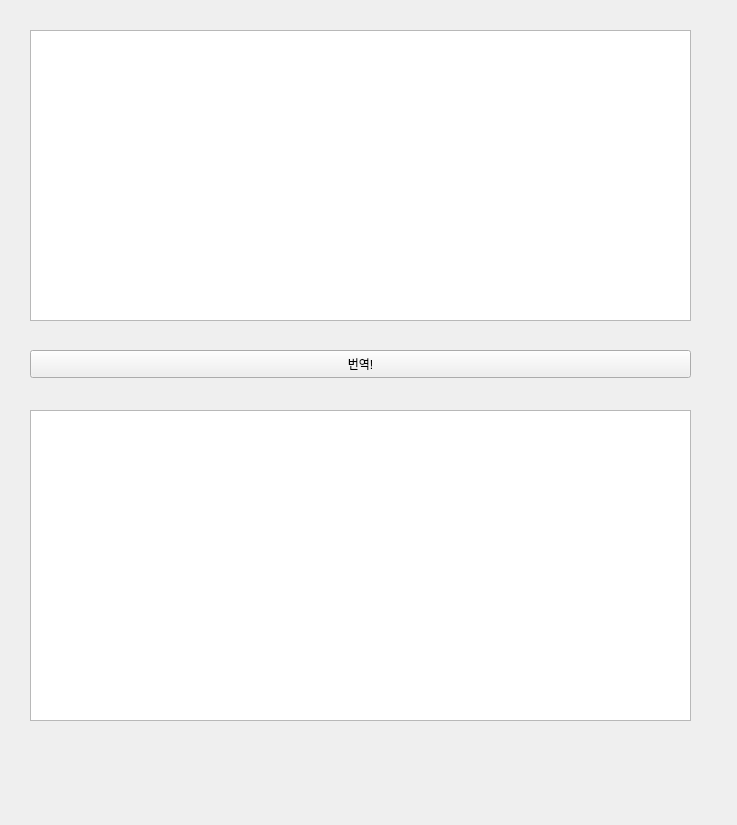
<?xml version="1.0" encoding="UTF-8"?>
<ui version="4.0">
 <class>Form</class>
 <widget class="QWidget" name="Form">
  <property name="geometry">
   <rect>
    <x>0</x>
    <y>0</y>
    <width>737</width>
    <height>825</height>
   </rect>
  </property>
  <property name="windowTitle">
   <string>Form</string>
  </property>
  <widget class="QTextEdit" name="text">
   <property name="geometry">
    <rect>
     <x>30</x>
     <y>30</y>
     <width>661</width>
     <height>291</height>
    </rect>
   </property>
  </widget>
  <widget class="QPushButton" name="btn">
   <property name="geometry">
    <rect>
     <x>30</x>
     <y>350</y>
     <width>661</width>
     <height>28</height>
    </rect>
   </property>
   <property name="text">
    <string>번역!</string>
   </property>
  </widget>
  <widget class="QTextBrowser" name="print">
   <property name="geometry">
    <rect>
     <x>30</x>
     <y>410</y>
     <width>661</width>
     <height>311</height>
    </rect>
   </property>
  </widget>
 </widget>
 <resources/>
 <connections/>
</ui>
